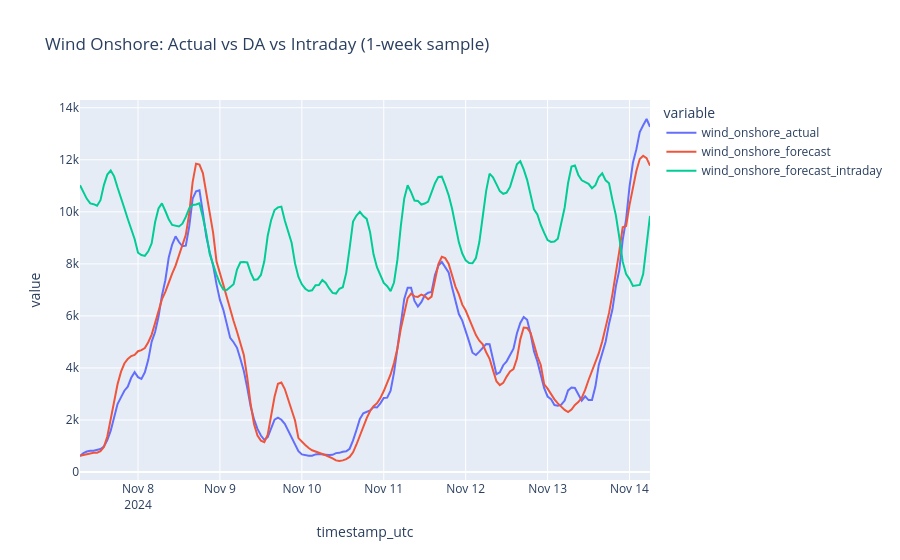
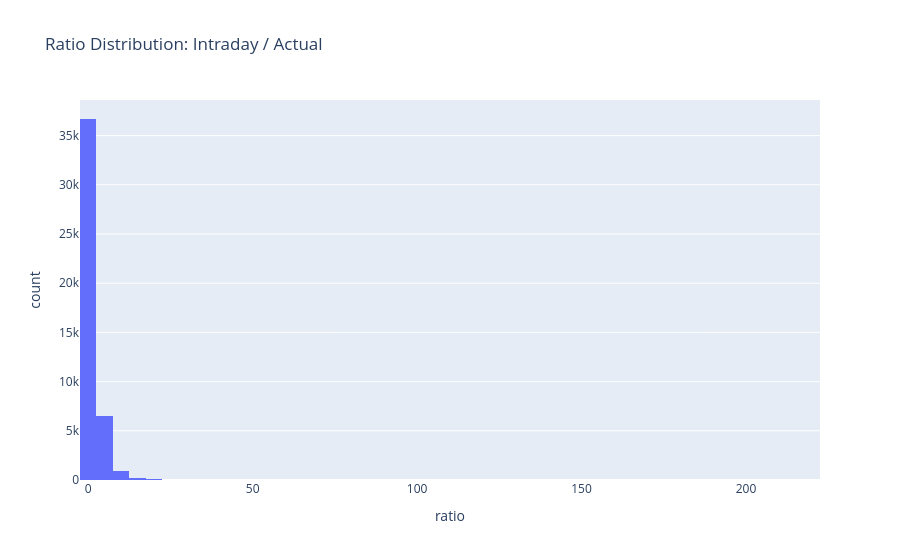

Notebook source saved alongside these figures, in order:
### Code cell
# Step 4: Visualization
# 1-week sample (random window)
if "timestamp_utc" in _df.columns:
    sample = (
        _df.select(["timestamp_utc", "wind_onshore_actual", "wind_onshore_forecast", "wind_onshore_forecast_intraday"])
           .drop_nulls()
    )
    if sample.height > 0:
        ts_min = sample.select(pl.col("timestamp_utc").min()).item()
        ts_max = sample.select(pl.col("timestamp_utc").max()).item()
        rng = np.random.default_rng(42)
        start = ts_min + (ts_max - ts_min) * rng.random()
        end = start + pl.duration(days=7)
        window = sample.filter(pl.col("timestamp_utc").is_between(start, end))
        if window.height == 0:
            window = sample.head(168)
        fig = px.line(window.to_pandas(), x="timestamp_utc",
                      y=["wind_onshore_actual", "wind_onshore_forecast", "wind_onshore_forecast_intraday"],
                      title="Wind Onshore: Actual vs DA vs Intraday (1-week sample)")
        fig.show()

# Histogram of ratios
ratios = ratio_df.select("ratio").to_pandas()
fig = px.histogram(ratios, x="ratio", nbins=60, title="Ratio Distribution: Intraday / Actual")
fig.show()

### Figure 1 — Plotly figure (JSON) as saved in the notebook; plotly's stock layout.template omitted (floating-point values rounded to 4 significant figures; data arrays with more than 128 entries replaced by an {"elided": "..."} marker saying what was removed)
{"data": [{"hovertemplate": "variable=wind_onshore_actual<br>timestamp_utc=%{x}<br>value=%{y}<extra></extra>", "legendgroup": "wind_onshore_actual", "line": {"color": "#636efa", "dash": "solid"}, "marker": {"symbol": "circle"}, "mode": "lines", "name": "wind_onshore_actual", "orientation": "v", "showlegend": true, "type": "scatter", "x": {"elided": "168 str values"}, "xaxis": "x", "y": {"elided": "168 float values"}, "yaxis": "y"}, {"hovertemplate": "variable=wind_onshore_forecast<br>timestamp_utc=%{x}<br>value=%{y}<extra></extra>", "legendgroup": "wind_onshore_forecast", "line": {"color": "#EF553B", "dash": "solid"}, "marker": {"symbol": "circle"}, "mode": "lines", "name": "wind_onshore_forecast", "orientation": "v", "showlegend": true, "type": "scatter", "x": {"elided": "168 str values"}, "xaxis": "x", "y": {"elided": "168 float values"}, "yaxis": "y"}, {"hovertemplate": "variable=wind_onshore_forecast_intraday<br>timestamp_utc=%{x}<br>value=%{y}<extra></extra>", "legendgroup": "wind_onshore_forecast_intraday", "line": {"color": "#00cc96", "dash": "solid"}, "marker": {"symbol": "circle"}, "mode": "lines", "name": "wind_onshore_forecast_intraday", "orientation": "v", "showlegend": true, "type": "scatter", "x": {"elided": "168 str values"}, "xaxis": "x", "y": {"elided": "168 float values"}, "yaxis": "y"}], "layout": {"legend": {"title": {"text": "variable"}, "tracegroupgap": 0}, "title": {"text": "Wind Onshore: Actual vs DA vs Intraday (1-week sample)"}, "xaxis": {"anchor": "y", "domain": [0, 1], "title": {"text": "timestamp_utc"}}, "yaxis": {"anchor": "x", "domain": [0, 1], "title": {"text": "value"}}}}

### Figure 2 — Plotly figure (JSON) as saved in the notebook; plotly's stock layout.template omitted (floating-point values rounded to 4 significant figures; data arrays with more than 128 entries replaced by an {"elided": "..."} marker saying what was removed)
{"data": [{"bingroup": "x", "hovertemplate": "ratio=%{x}<br>count=%{y}<extra></extra>", "legendgroup": "", "marker": {"color": "#636efa", "pattern": {"shape": ""}}, "name": "", "nbinsx": 60, "orientation": "v", "showlegend": false, "type": "histogram", "x": {"elided": "44567 float values"}, "xaxis": "x", "yaxis": "y"}], "layout": {"barmode": "relative", "legend": {"tracegroupgap": 0}, "title": {"text": "Ratio Distribution: Intraday / Actual"}, "xaxis": {"anchor": "y", "domain": [0, 1], "title": {"text": "ratio"}}, "yaxis": {"anchor": "x", "domain": [0, 1], "title": {"text": "count"}}}}
